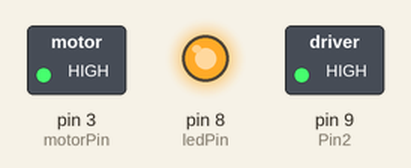
The sketch below on a simulated Arduino Uno, built with avr-gcc and run on an emulated ATmega328P. Parts: switched loads named in the sketch (green lamp = pin HIGH), output pins drawn as LEDs (lit = HIGH).

Above: at 0.1 s.
Timing chart, 0 to 1.6 s (numbered marks = the images above):
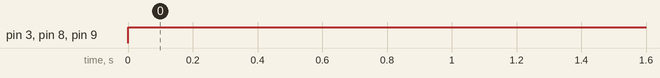

Measured:
- by itself, pin 3 (motorPin), pin 8 (ledPin), pin 9 (Pin2): LOW → HIGH at 0.00 s

The sketch:

Motor_DC.ino
```cpp
int motorPin = 3;
int ledPin = 8;
int Pin2 = 9;

//Main setup loop
void setup () {
  pinMode(ledPin, OUTPUT);
  pinMode(motorPin, OUTPUT);
  pinMode(Pin2, OUTPUT);
} //End of SETUP

void loop () {
  digitalWrite(ledPin, HIGH);
  digitalWrite(motorPin, HIGH);
  digitalWrite(Pin2, HIGH);
}//End of LOOP
```
